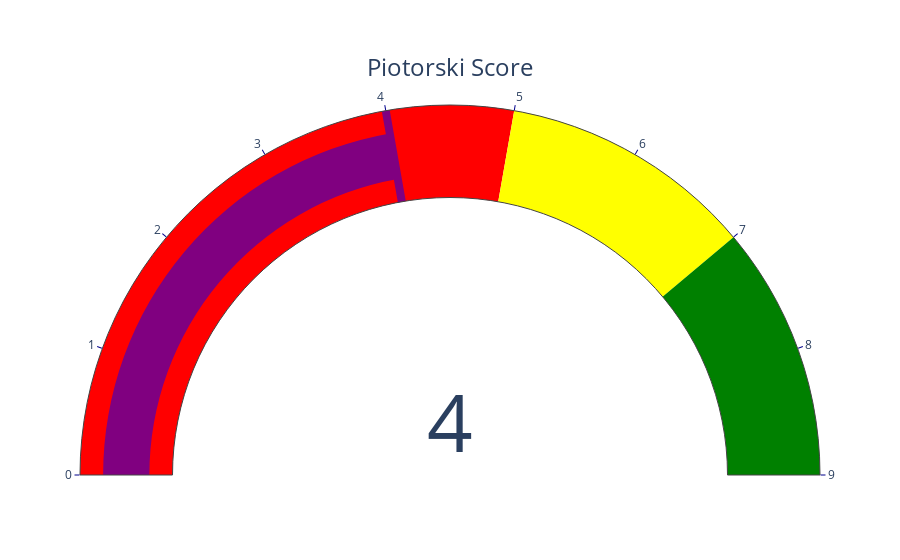

Notebook cell for this chart:
### Code cell
piotorski_plot(4).show()

### Figure 1 — Plotly figure (JSON) as saved in the notebook; plotly's stock layout.template omitted (floating-point values rounded to 4 significant figures)
{"data": [{"delta": {"increasing": {"color": "RebeccaPurple"}, "reference": 9}, "domain": {"x": [0, 1], "y": [0, 1]}, "gauge": {"axis": {"range": [null, 9], "tickcolor": "darkblue", "tickwidth": 1}, "bar": {"color": "purple"}, "steps": [{"color": "red", "range": [0, 5]}, {"color": "yellow", "range": [5, 7]}, {"color": "green", "range": [7, 9]}], "threshold": {"line": {"color": "purple", "width": 8}, "thickness": 1, "value": 4}}, "mode": "gauge+number", "title": {"font": {"size": 24}, "text": "Piotorski Score"}, "type": "indicator", "value": 4}], "layout": {"autosize": true}}
